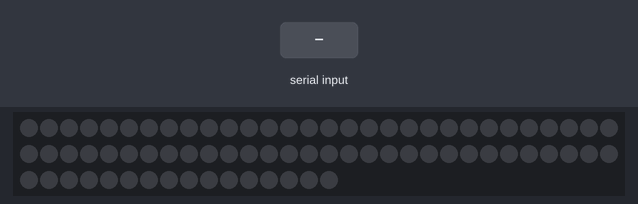
This sketch was run on a simulated Arduino Uno, built with avr-gcc and run on an emulated ATmega328P. Shown: 76 RGB LEDs in strip order, left to right, continuing on the next row. The test bench sets the inputs (shaded band). Dim RGB values are drawn brighter than linear.

Above: at 1.2 s.
1.3 s: "w" received over Serial
At 2.4 s:
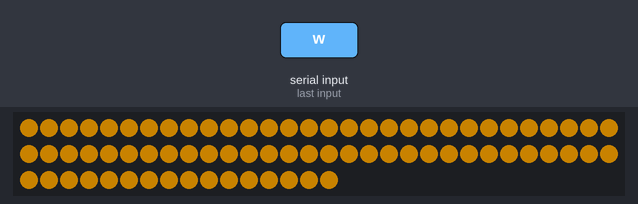
2.8 s: "d" received over Serial
At 3.3 s:
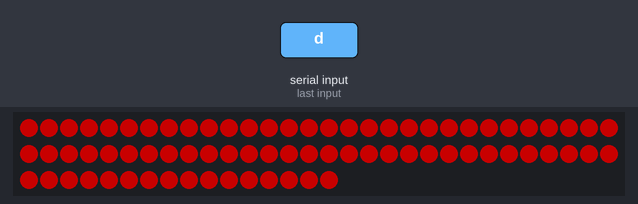
4.3 s: "g" received over Serial
At 5.4 s:
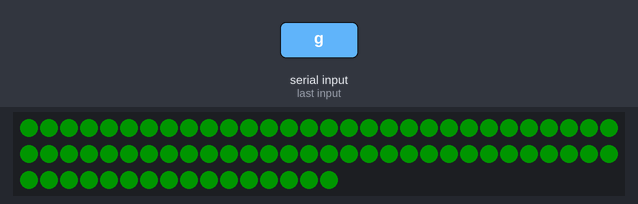
Timing chart, 0 to 7.3 s (numbered marks = the images above; inputs shaded):
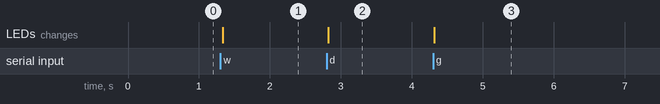

Measured:
- after the input at 1.3 s, the LEDs: change at once (image 1)
- after the input at 2.8 s, the LEDs: change at once (image 2)
- after the input at 4.3 s, the LEDs: change at once (image 3)

The sketch:

warning_leds.ino
```cpp
#include <Arduino.h>
#include <FastLED.h>

#define NUM_LEDS 76
#define DATA_PIN 6


CRGB leds[NUM_LEDS];


void showLidarWarning() {
    // Serial.println("WARNING");
    FastLED.setBrightness(100);
    for (int i=0; i<NUM_LEDS; ++i)
    {
      leds[i] = CRGB::Orange;
    }
}

void showLidarDanger() {
    FastLED.setBrightness(100);
    // Serial.println("DANGER");
    for (int i=0; i<NUM_LEDS; ++i)
    {
        leds[i] = CRGB::Red;
    }
}

void showLidarOk() {
    FastLED.setBrightness(40);
    for (int i=0; i<NUM_LEDS; ++i)
    {
        leds[i] = CRGB::Green;
    }
}


void setup() {
    FastLED.addLeds<WS2812, DATA_PIN, GRB>(leds, NUM_LEDS);
    FastLED.setBrightness(84);
    Serial.begin(115200);
}

void loop() {
//leds[0] = CRGB::Red;

    if (Serial.available() > 0)
    {
      int incomingByte = Serial.read();

      if (incomingByte == 'w') {  showLidarWarning(); }
      else if (incomingByte == 'd') { showLidarDanger(); }
      else if (incomingByte == 'g') { showLidarOk();  }
    }

    FastLED.show();
    delay(30);
}
```
